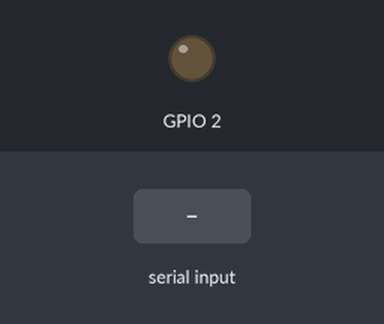
Simulated run of this sketch. Board: ESP32. On the bench: output pins drawn as LEDs (lit = HIGH). Inputs (shaded band) come from the test bench. WiFi joins after 1.5 s; servers stay silent unless stated.

Above: at 2.7 s.
2.8 s: "90,45\n" received over Serial
Timing chart, 0 to 5.8 s (numbered marks = the images above; inputs shaded):
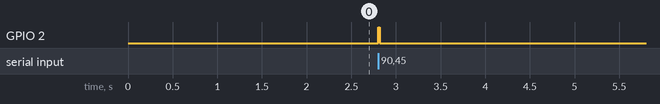

The sketch:

arduino-labview-thinkspeak-V03.ino
```cpp
#include <WiFi.h>
#include <HTTPClient.h>

// 1. Replace with your Wi-Fi details
const char* ssid = "TEST";
const char* password = "123456789";

// 2. Replace with your ThingSpeak Write API Key
String apiKey = "1234567890";
const char* server = "http://api.thingspeak.com/update";

float latestVoltage = 0.0;
float totalCurrent = 0.0;
float totalPower = 0.0;

unsigned long lastUploadTime = 0;
const unsigned long uploadInterval = 20000;

void setup() {
  Serial.begin(115200);
  pinMode(2, OUTPUT);

  WiFi.begin(ssid, password);
  while (WiFi.status() != WL_CONNECTED) {
    delay(500);
  }
}

void loop() {
  // Read simulated data from LabVIEW
  if (Serial.available()) {
    String incomingData = Serial.readStringUntil('\n');
    incomingData.trim();

    int commaIndex = incomingData.indexOf(',');
    if (commaIndex > 0) {
      latestVoltage = incomingData.substring(0, commaIndex).toFloat();
      totalCurrent = incomingData.substring(commaIndex + 1).toFloat();

      // OPTIONAL: Enforce your 220-240V rule in software just in case the LabVIEW knob goes out of bounds
      if (latestVoltage < 220.0) latestVoltage = 220.0;
      if (latestVoltage > 240.0) latestVoltage = 240.0;

      // Calculate Total Power Consumption
      totalPower = latestVoltage * totalCurrent;

      digitalWrite(2, HIGH);
      delay(20);
      digitalWrite(2, LOW);
    }
  }

  // Upload to ThingSpeak every 20 seconds
  if (millis() - lastUploadTime > uploadInterval) {
    if (WiFi.status() == WL_CONNECTED) {
      HTTPClient http;

      String url = String(server) + "?api_key=" + apiKey +
                   "&field1=" + String(latestVoltage) +
                   "&field2=" + String(totalCurrent) +
                   "&field3=" + String(totalPower);

      http.begin(url);
      http.GET();
      http.end();

      lastUploadTime = millis();
    }
  }
}
```

Measured:
- after the input at 2.8 s, GPIO 2: LOW → HIGH at once, → LOW 0.02 s later
